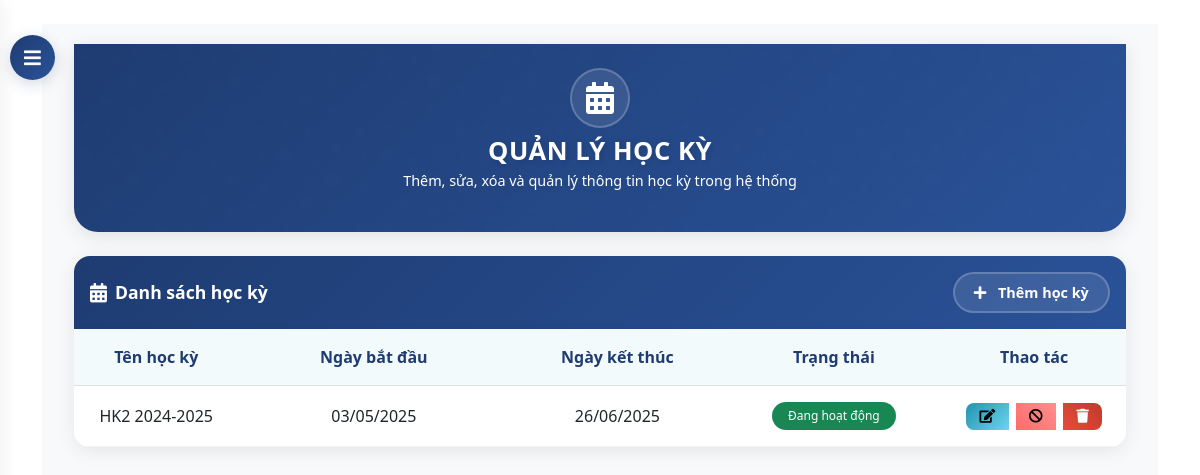
The page /dashboard/semesters/ (signed in) on the database its author committed.
### core/models.py (models this page shows, shortened)
class Semester(models.Model):
    name = models.CharField(max_length=50)  # e.g., "HK1 2022-2023"
    start_date = models.DateField()
    end_date = models.DateField()
    is_active = models.BooleanField(default=True)

### core/views.py (the view)
# urls.py: path('dashboard/semesters/', views.semester_list, name='semester_list'),
@login_required
@user_passes_test(is_admin)
def semester_list(request):
    semesters = Semester.objects.all().order_by('-is_active', 'name')
    return render(request, 'core/admin/semester_list.html', {'semesters': semesters})

### core/views.py (called while the page is built)
def is_admin(user):
    return user.is_superuser

### templates/core/admin/semester_list.html (shortened to what this page needs)
{% extends 'base.html' %}
{% block content %}
<button id="sidebarCollapse">
    <i class="fas fa-bars"></i>
</button>
<div id="content">
    <div class="container-fluid">
        <div class="hero-section">
            <div class="container">
                <div class="row justify-content-center text-center">
                    <div class="col-md-8">
                        <div class="hero-icon">
                            <i class="fas fa-calendar-alt"></i>
                        </div>
                        <h1 class="hero-title">QUẢN LÝ HỌC KỲ</h1>
                        <p class="hero-subtitle">Thêm, sửa, xóa và quản lý thông tin học kỳ trong hệ thống</p>
                    </div>
                </div>
            </div>
        </div>
        <div class="semester-card">
            <div class="card-header d-flex justify-content-between align-items-center">
                <h4 class="mb-0">
                    <i class="fas fa-calendar-alt"></i>
                    Danh sách học kỳ
                </h4>
                <div>
                    <a href="{% url 'semester_create' %}" class="btn btn-add">
                        <i class="fas fa-plus"></i>
                        Thêm học kỳ
                    </a>
                </div>
            </div>
            <div class="card-body">
                {% if semesters %}
                <div class="table-responsive">
                    <table class="table">
                        <thead>
                            <tr>
                                <th>Tên học kỳ</th>
                                <th>Ngày bắt đầu</th>
                                <th>Ngày kết thúc</th>
                                <th>Trạng thái</th>
                                <th>Thao tác</th>
                            </tr>
                        </thead>
                        <tbody>
                            {% for semester in semesters %}
                                <tr>
                                    <td>{{ semester.name }}</td>
                                    <td>{{ semester.start_date|date:"d/m/Y" }}</td>
                                    <td>{{ semester.end_date|date:"d/m/Y" }}</td>
                                    <td>
                                        {% if semester.is_active %}
                                            <span class="badge bg-success">Đang hoạt động</span>
                                        {% else %}
                                            <span class="badge bg-secondary">Không hoạt động</span>
                                        {% endif %}
                                    </td>
                                    <td>
                                        <div class="btn-group">
                                            <a href="{% url 'semester_update' semester.id %}" class="btn btn-info btn-sm" title="Chỉnh sửa">
                                                <i class="fas fa-edit"></i>
                                            </a>
                                            <a href="{% url 'semester_toggle_status' semester.id %}" class="btn btn-warning btn-sm" title="{% if semester.is_active %}Khóa{% else %}Mở khóa{% endif %}">
                                                {% if semester.is_active %}
                                                    <i class="fas fa-ban"></i>
                                                {% else %}
                                                    <i class="fas fa-check"></i>
                                                {% endif %}
                                            </a>
                                            <a href="#" onclick="confirmDelete('{% url 'semester_delete' semester.id %}', '{{ semester.name }}')" class="btn btn-danger btn-sm" title="Xóa">
                                                <i class="fas fa-trash"></i>
                                            </a>
                                        </div>
                                    </td>
                                </tr>
                            {% endfor %}
                        </tbody>
                    </table>
                </div>
                {% else %}
                <div class="alert alert-info text-center">
                    <i class="fas fa-info-circle me-2"></i>Chưa có học kỳ nào được tạo.
                </div>
                {% endif %}
            </div>
        </div>
    </div>
</div>
{% endblock %}

### templates/base.html (style rules this page uses)
:root { --navbar-bg: #0d47a1; --navbar-hover: rgba(255, 255, 255, 0.1); }

### templates/core/admin/semester_list.html (style rules this page uses)
:root { --primary-gradient: linear-gradient(135deg, #1e3c72 0%, #2a5298 100%); --secondary-gradient: linear-gradient(135deg, #2193b0 0%, #6dd5ed 100%); --accent-gradient: linear-gradient(45deg, #ff6b6b, #ff8e8e); --success-gradient: linear-gradient(45deg, #2ecc71, #27ae60); --primary-color: #1e3c72; --text-light: rgba(255, 255, 255, 0.8); }
#sidebarCollapse { position: fixed; top: 35px; left: 10px; z-index: 999; border: none; background: var(--primary-gradient); color: white; padding: 12px 15px; border-radius: 50%; cursor: pointer; transition: all 0.3s; box-shadow: 0 4px 15px rgba(30, 60, 114, 0.2); width: 45px; height: 45px; display: flex; align-items: center; justify-content: center; }
#sidebarCollapse i { font-size: 1.2rem; transition: transform 0.3s ease; }
#content { transition: all 0.3s cubic-bezier(0.4, 0, 0.2, 1); margin-left: 0; padding: 20px; background: #f8f9fa; min-height: 100vh; }
.hero-section { background: var(--primary-gradient); color: white; padding: 1.5rem 0; margin-bottom: 1.5rem; border-radius: 0 0 1.5rem 1.5rem; box-shadow: 0 4px 20px rgba(0,0,0,0.1); position: relative; overflow: hidden; }
.hero-section::before { content: ''; position: absolute; top: 0; left: 0; right: 0; bottom: 0; opacity: 0.1; animation: slide 20s linear infinite; }
.hero-icon { font-size: 2rem; margin-bottom: 0.5rem; animation: float 3s ease-in-out infinite; background: rgba(255, 255, 255, 0.1); width: 60px; height: 60px; display: flex; align-items: center; justify-content: center; border-radius: 50%; margin: 0 auto 0.5rem; backdrop-filter: blur(5px); border: 2px solid rgba(255, 255, 255, 0.2); }
.hero-title { font-size: 1.6rem; font-weight: 700; margin-bottom: 0.2rem; text-shadow: 2px 2px 4px rgba(0,0,0,0.1); animation: fadeInUp 1s ease-out; letter-spacing: 0.5px; }
.hero-subtitle { font-size: 0.9rem; opacity: 0; animation: fadeInUp 1s ease-out forwards; animation-delay: 0.3s; font-weight: 300; }
.semester-card { background: white; border-radius: 1rem; box-shadow: 0 4px 20px rgba(0,0,0,0.08); overflow: hidden; transition: all 0.4s cubic-bezier(0.4, 0, 0.2, 1); animation: fadeInUp 1s ease-out forwards; }
.card-header { background: var(--primary-gradient) !important; border: none; padding: 1rem; }
.card-header h4 { color: white; font-weight: 600; display: flex; align-items: center; font-size: 1.1rem; margin: 0; }
.card-header h4 i { margin-right: 0.5rem; font-size: 1.1em; }
.btn-add { background: rgba(255, 255, 255, 0.1); border: 2px solid rgba(255, 255, 255, 0.2); color: white; border-radius: 2rem; padding: 0.5rem 1.2rem; font-weight: 600; transition: all 0.4s ease; backdrop-filter: blur(5px); font-size: 0.9rem; }
.btn-add i { margin-right: 0.5rem; }
.table { margin: 0; width: 100%; }
.table th { border-top: none; color: #1e3c72; font-weight: 600; padding: 1rem 1.5rem; background: rgba(33, 147, 176, 0.05); text-align: center; vertical-align: middle; white-space: nowrap; }
.table td { padding: 1rem 1.5rem; vertical-align: middle; border-color: rgba(0,0,0,0.05); text-align: center; white-space: nowrap; }
.table th:first-child, .table td:first-child { width: 10%; }
.table th:nth-child(2), .table td:nth-child(2) { width: 25%; }
.table th:nth-child(3), .table td:nth-child(3) { width: 20%; }
.table th:nth-child(4), .table td:nth-child(4) { width: 20%; }
.table th:nth-child(5), .table td:nth-child(5) { width: 15%; }
.table th:last-child, .table td:last-child { width: 10%; }
.table-responsive { border-radius: 0.5rem; box-shadow: 0 2px 10px rgba(0,0,0,0.05); }
.table tbody tr { transition: all 0.3s ease; }
.btn-group { display: flex; justify-content: center; gap: 0.5rem; }
.btn-group .btn { padding: 0.4rem 0.8rem; border-radius: 0.5rem; transition: all 0.3s ease; display: flex; align-items: center; justify-content: center; }
.btn-info { background: var(--secondary-gradient); border: none; }
.btn-warning { background: var(--accent-gradient); border: none; }
.btn-danger { background: linear-gradient(45deg, #e74c3c, #c0392b); border: none; }
.badge { display: inline-block; padding: 0.5rem 1rem; border-radius: 2rem; font-weight: 500; }

### rows shown on the page
Semester: name "HK2 2024-2025", start_date "03/05/2025", end_date "26/06/2025", is_active "Đang hoạt động"
